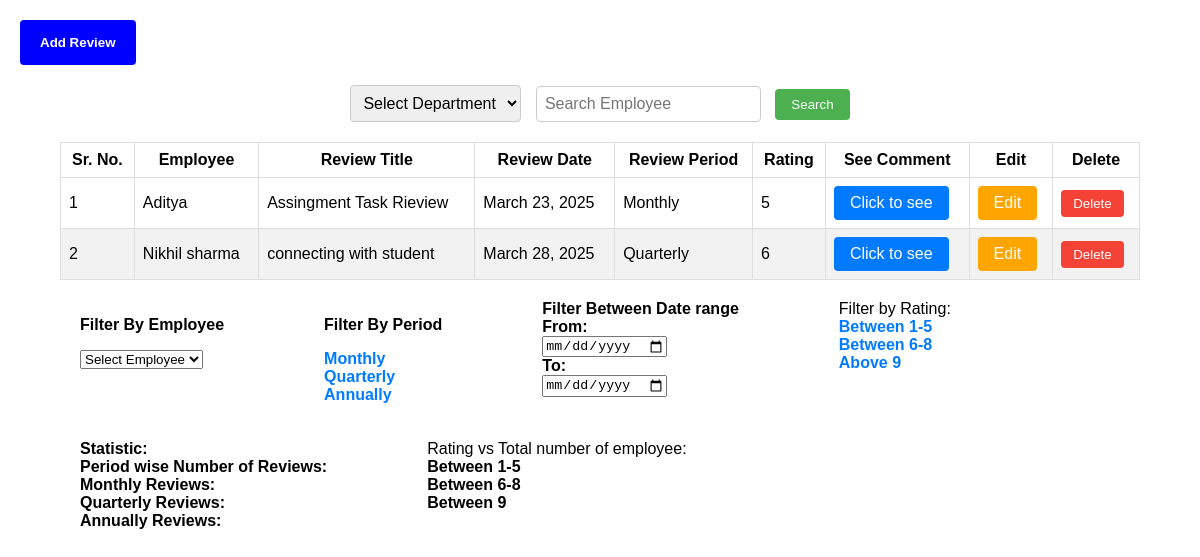
The page / on the database its author committed.
### reviews/models.py (models this page shows, shortened)
class PerformanceReview(models.Model):
    REVIEW_PERIOD_CHOICES = [
        ('Monthly', 'Monthly'),
        ('Quarterly', 'Quarterly'),
        ('Annual', 'Annual'),
    ]
    review_title = models.CharField(max_length=100)
    review_date = models.DateField()
    employee = models.ForeignKey(Employee, on_delete=models.CASCADE, related_name='reviews')
    reviewed_by = models.ForeignKey(Employee, on_delete=models.SET_NULL, null=True, blank=True, related_name='reviews_conducted')
    review_period = models.CharField(max_length=100, choices=REVIEW_PERIOD_CHOICES)
    rating = models.IntegerField()
    comments = models.TextField(max_length=300, blank=True)
    created_at = models.DateTimeField(auto_now_add=True)
    updated_at = models.DateTimeField(auto_now=True)

class Employee(models.Model):
    name = models.CharField(max_length=255)
    designation = models.CharField(max_length=255)
    manager = models.ForeignKey('self', on_delete=models.SET_NULL, null=True, blank=True, related_name='subordinates')

### reviews/views.py (the view)
# urls.py: path('', views.review_list, name='review_list'),
def review_list(request):
    employee_name = request.GET.get('employee_name', '')
    department_id = request.GET.get('department', '')
    reviews = PerformanceReview.objects.all()
    if employee_name:
        reviews = reviews.filter(employee__name__icontains=employee_name)
    if department_id:
        reviews = reviews.filter(employee__department_id=department_id)
    departments = Department.objects.all()
    employees = Employee.objects.all()
    monthly_reviews = reviews.filter(review_period=1).count()
    quarterly_reviews = reviews.filter(review_period=2).count()
    annually_reviews = reviews.filter(review_period=3).count()
    return render(request, 'reviews/review_list.html', {
        'reviews': reviews,
        'departments': departments,
        'employees': employees,  # Pass the employees to the template
        'employee_name': employee_name,
        'department': department_id,
        'monthly_reviews': monthly_reviews,
        'quarterly_reviews': quarterly_reviews,
        'annually_reviews': annually_reviews,
    })

### reviews/templates/reviews/review_list.html (shortened to what this page needs)
<!DOCTYPE html>
<html lang="en">
<head>
</head>
<body>
    <a href="{% url 'add_review' %}" class="add-review-btn">
        <button type="button">Add Review</button>
    </a>
    <div class="search-container">
        <form method="GET" action="{% url 'review_list' %}">
            <select name="department" class="department-dropdown">
                <option value="">Select Department</option>
            </select>
            <input type="text" name="employee_name" placeholder="Search Employee" value="{{ request.GET.employee_name }}">
            <button type="submit">Search</button>
        </form>
    </div>
    <table>
        <thead>
            <tr>
                <th>Sr. No.</th>
                <th>Employee</th>
                <th>Review Title</th>
                <th>Review Date</th>
                <th>Review Period</th>
                <th>Rating</th>
                <th>See Comment</th>
                <th>Edit</th>
                <th>Delete</th>
            </tr>
        </thead>
        <tbody>
            {% for review in reviews %}
                <tr>
                    <td>{{ forloop.counter }}</td>
                    <td>{{ review.employee.name }}</td>
                    <td>{{ review.review_title }}</td>
                    <td>{{ review.review_date }}</td>
                    <td>{{ review.get_review_period_display }}</td>
                    <td>{{ review.rating }}</td>
                    <td><a href="{% url 'review_detail' review.id %}" class="btn">Click to see</a></td>
                    <td><a href="{% url 'edit_review' review.id %}" class="edit-btn">Edit</a></td>
                    <td>
                        <form method="POST" action="{% url 'delete_review' review.id %}" onsubmit="return confirm('Are you sure you want to delete this review?');">
                            <button type="submit">Delete</button>
                        </form>
                    </td>
                </tr>
            {% empty %}
                <tr>
                    <td colspan="9">No reviews found.</td>
                </tr>
            {% endfor %}
        </tbody>
    </table>
    <div class="form-container">
<div class="employee-filter">
    <b><p>Filter By Employee</p></b>
    <select name="employee_name" class="employee-dropdown">
        <option value="">Select Employee</option>
    </select>
</div>
        <div class="review-period-links">
            <b><p>Filter By Period</p></b>
            <a href="{% url 'review_list' %}?review_period=1&employee_name={{ request.GET.employee_name }}&department={{ request.GET.department }}"
               class="review-period-link {% if request.GET.review_period == '1' %}selected{% endif %}">
                Monthly
            </a><br>
            <a href="{% url 'review_list' %}?review_period=2&employee_name={{ request.GET.employee_name }}&department={{ request.GET.department }}"
               class="review-period-link {% if request.GET.review_period == '2' %}selected{% endif %}">
                Quarterly
            </a><br>
            <a href="{% url 'review_list' %}?review_period=3&employee_name={{ request.GET.employee_name }}&department={{ request.GET.department }}"
               class="review-period-link {% if request.GET.review_period == '3' %}selected{% endif %}">
                Annually
            </a>
        </div>
        <form method="GET" action="{% url 'review_list' %}" class="date-filter-form">
            <label for="status">Filter Between Date range</label><br>
            <label for="from">From:</label><br>
            <input type="date" name="from" value="{{ request.GET.from }}"><br>
            <label for="to">To:</label><br>
            <input type="date" name="to" value="{{ request.GET.to }}">
        </form>
        <div class="rating-filter-links">
            <label for="rating">Filter by Rating:</label><br>
            <a href="{% url 'review_list' %}?rating=1-5&employee_name={{ request.GET.employee_name }}&department={{ request.GET.department }}&from={{ request.GET.from }}&to={{ request.GET.to }}"
               class="rating-link {% if request.GET.rating == '1-5' %}selected{% endif %}">
                Between 1-5
            </a><br>
            <a href="{% url 'review_list' %}?rating=6-8&employee_name={{ request.GET.employee_name }}&department={{ request.GET.department }}&from={{ request.GET.from }}&to={{ request.GET.to }}"
               class="rating-link {% if request.GET.rating == '6-8' %}selected{% endif %}">
                Between 6-8
            </a><br>
            <a href="{% url 'review_list' %}?rating=9+&employee_name={{ request.GET.employee_name }}&department={{ request.GET.department }}&from={{ request.GET.from }}&to={{ request.GET.to }}"
               class="rating-link {% if request.GET.rating == '9+' %}selected{% endif %}">
                Above 9
            </a>
        </div>
    </div>
    <br>
    <br>
    <div class="st">
    <div class="statistics">
        <b><div>Statistic:</div></b>
      <b>  <div>Period wise Number of Reviews:</div>
        <div>Monthly Reviews: {% if monthly_reviews %}{{ monthly_reviews }}{% else %}{% endif %}</div>
        <div>Quarterly Reviews: {% if quarterly_reviews %}{{ quarterly_reviews }}{% else %}{% endif %}</div>
        <div>Annually Reviews: {% if annually_reviews %}{{ annually_reviews }}{% else %}{% endif %}</div>
   </b> </div>
    <div>
        <div>Rating vs Total number of employee:</div>
      <b>  <div> Between 1-5{{ request.GET.employee_name }}</div>
        <div> Between 6-8{{ request.GET.employee_name }} </div>
        <div> Between 9{{ request.GET.employee_name }}</div>
    </div>
    </div>
</body>
</html>

### reviews/templates/reviews/review_list.html (style rules this page uses)
body { font-family: Arial, sans-serif; margin: 0; padding: 0; }
table { width: 90%; margin: 20px auto; border-collapse: collapse; }
table, th, td { border: 1px solid #ddd; padding: 8px; }
tr:nth-child(even) { background-color: #f2f2f2; }
button { background-color: #f44336; color: white; border: none; padding: 6px 12px; cursor: pointer; border-radius: 4px; }
form { display: inline; }
.add-review-btn button { background-color: blue; color: white; font-weight: bold; margin-left: 20px; margin-top: 20px; padding: 15px 20px; }
a.btn { display: inline-block; padding: 8px 16px; background-color: #007bff; color: white; text-decoration: none; border-radius: 4px; text-align: center; }
a.edit-btn { display: inline-block; padding: 8px 16px; background-color: #FFA500; color: white; text-decoration: none; border-radius: 4px; text-align: center; }
.search-container { text-align: center; margin-top: 20px; }
.search-container input, .search-container select { padding: 8px; font-size: 16px; margin-right: 10px; border-radius: 4px; border: 1px solid #ccc; }
.search-container button { padding: 8px 16px; background-color: #4CAF50; color: white; border: none; border-radius: 4px; }
.form-container { display: flex; gap: 100px; padding-left: 80px; padding-right: 50px; }
.review-period-link { text-decoration: none; color: #007bff; font-weight: bold; }
.rating-link { text-decoration: none; color: #007bff; font-weight: bold; }
.date-filter-form label { font-weight: bold; }
.st { display: flex; gap: 100px; padding-left: 80px; padding-right: 50px; }

### rows shown on the page
PerformanceReview: employee.name "Aditya", review_title "Assingment Task Rieview", review_date "March 23, 2025", review_period "Monthly", rating "5"
PerformanceReview: employee.name "Nikhil sharma", review_title "connecting with student", review_date "March 28, 2025", review_period "Quarterly", rating "6"
